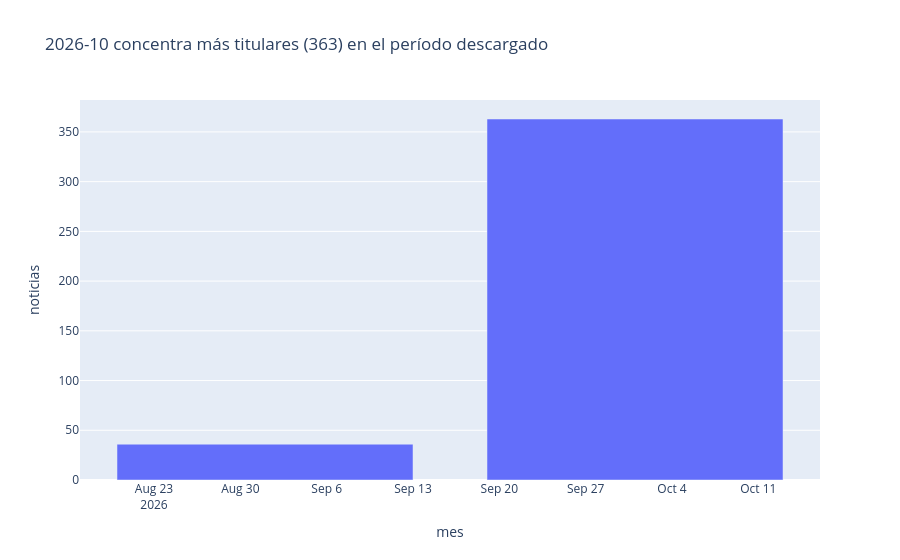

Write notebook code for a chart like this one.
### Code cell
df['fecha'] = pd.to_datetime(df['fecha'], errors='coerce')
assert df['fecha'].notna().all(), 'Hay fechas sin analizar: revisar la fuente.'
por_mes = df.assign(mes=df['fecha'].dt.to_period('M').astype(str)).groupby('mes').size().reset_index(name='noticias')
pico = por_mes.loc[por_mes['noticias'].idxmax()]
fig = px.bar(por_mes, x='mes', y='noticias',
             title=f"{pico['mes']} concentra más titulares ({pico['noticias']}) en el período descargado")
fig.show()

### Figure 1 — Plotly figure (JSON) as saved in the notebook; plotly's stock layout.template omitted (floating-point values rounded to 4 significant figures)
{"data": [{"hovertemplate": "mes=%{x}<br>noticias=%{y}<extra></extra>", "legendgroup": "", "marker": {"color": "#636efa", "pattern": {"shape": ""}}, "name": "", "orientation": "v", "showlegend": false, "textposition": "auto", "type": "bar", "x": ["2026-09", "2026-10"], "xaxis": "x", "y": [36, 363], "yaxis": "y"}], "layout": {"barmode": "relative", "legend": {"tracegroupgap": 0}, "title": {"text": "2026-10 concentra más titulares (363) en el período descargado"}, "xaxis": {"anchor": "y", "domain": [0.0, 1.0], "title": {"text": "mes"}}, "yaxis": {"anchor": "x", "domain": [0.0, 1.0], "title": {"text": "noticias"}}}}
